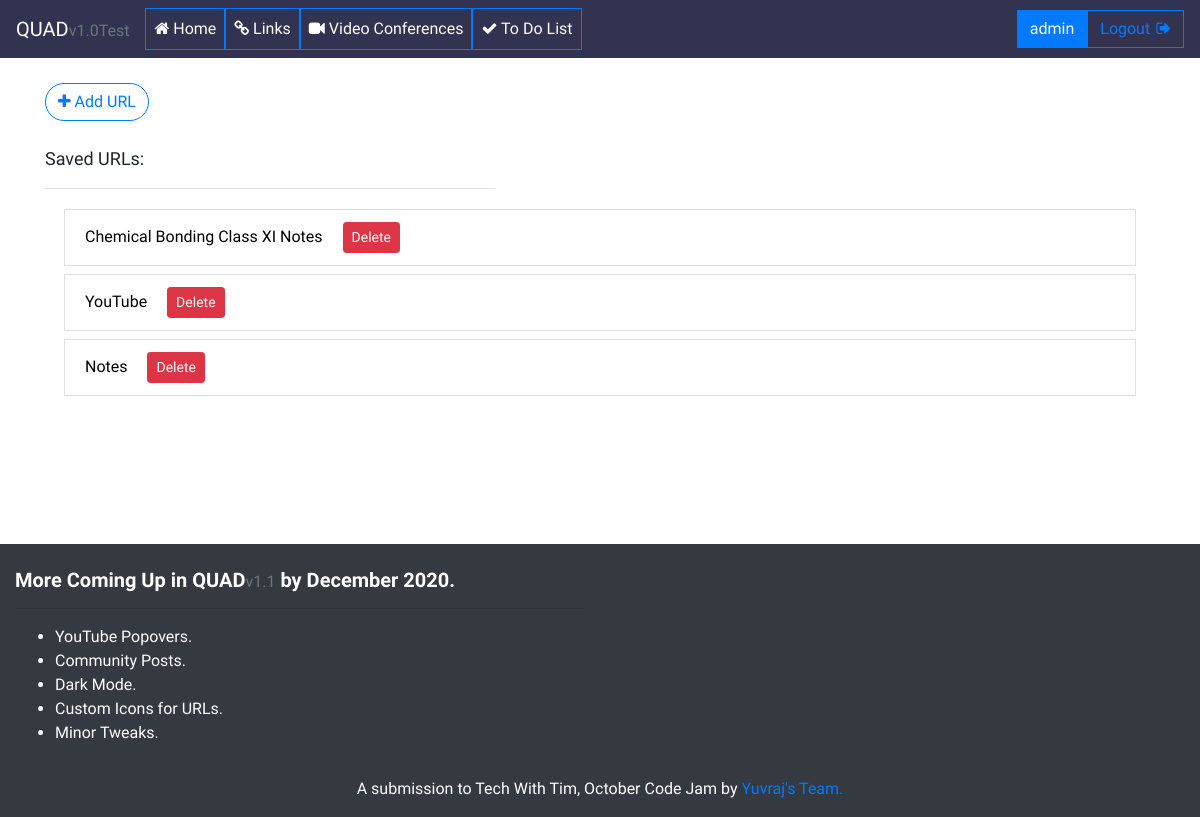
Page /links/ (signed in) on the committed database.
### mainapp/models.py (models this page shows, shortened)
class Links(models.Model):
    name = models.CharField(max_length=256)
    link = models.URLField()
    author = models.ForeignKey(User, on_delete=models.CASCADE)

### mainapp/views.py (the view)
# urls.py: path('links/', views.LinksView, name='links'),
def LinksView(request):
    links = Links.objects.all()
    form = LinkForm()
    if request.method == 'POST':
        form = LinkForm(request.POST)
        if form.is_valid():
            form.save()
            return redirect('/links')
    context = {'form': form, 'links': links}
    return render(request, 'links.html', context)

### mainapp/templates/links.html (shortened to what this page needs)
{% extends 'base.html' %}
{% block container %}
{% if user.is_authenticated %}
<div class="linkform">
    <button type="button" class="btn btn-outline-primary addlink" data-toggle="modal" data-target="#exampleModal">
        <i class="fa fa-plus" aria-hidden="true"></i> Add URL
    </button>
    <br><br>
</div>
{% if links %}
<p class="savedlinks">Saved URLs: </p>
<hr width="450px" align="left">
{% for link in links %}
{% if user.id == link.author.id %}
<div class="linklist">
    <div class="col">
        <div class="list-group-item list-group-item-action list-group" id="list-tab" role="tablist">
            <a class="link" id="list-settings-list" style="text-decoration: none;color:black" href="{{ link.link }}"
                target="blank" role="tab" aria-controls="settings">{{ link.name }}</a>
            <span style="padding-left: 16px;"><a class="btn btn-sm btn-danger" style="max-width: 80px;"
                    href="{% url 'delete_link' link.id %}">Delete</a>
            </span>
        </div>
    </div>
</div>
{% endif %}
{% endfor %}
<br><br><br>
{% else %}
<p class="savedlinks" style="font-size: xx-large;">You've not saved any URL yet <span
        style="font-size: larger;">:(</span></p>
<hr>
<p class="savedlinks" style="font-size: larger;"> Add a URL by clicking the "Add URL" button</p>
{% endif %}
{% endif %}
{% endblock %}

### mainapp/templates/base.html (shortened to what this page needs)
<!doctype html>
<html lang="en">
<head>
    <link rel="stylesheet" href="https://cdn.jsdelivr.net/npm/bootstrap@4.5.3/dist/css/bootstrap.min.css"
>
    <link rel="stylesheet" href="https://stackpath.bootstrapcdn.com/font-awesome/4.7.0/css/font-awesome.min.css">
</head>
<body>
    <nav class="navbar navbar-expand-lg navbar-dark sticky-top" style="background-color: #313351;">
        <a class="navbar-brand" href="{% url 'home' %}"><strong>QUAD</strong><small class="text-muted">v1.0Test</small></a>
        <div class="collapse navbar-collapse" id="navbarSupportedContent">
            <ul class="navbar-nav mr-auto">
                <li class="nav-item active">
                    <a class="nav-link btn btn-outline-primary" href="{% url 'home' %}"><i class="fa fa-home"
                            aria-hidden="true"></i>
                        Home</a>
                </li>
                <li class="nav-item active">
                    <a class="nav-link btn btn-outline-primary" href="{% url 'links' %}"><i class="fa fa-link"
                            aria-hidden="true"></i>
                        Links</a>
                </li>
                <li class="nav-item active">
                    <a class="nav-link btn btn-outline-primary" href="{% url 'videoconf' %}"><i
                            class="fa fa-video-camera" aria-hidden="true"></i>
                        Video Conferences</a>
                </li>
                <li class="nav-item active">
                    <a class="nav-link btn btn-outline-primary" href="{% url 'todo' %}"><i class="fa fa-check"
                            aria-hidden="true"></i>
                        To Do List</a>
                </li>
            </ul><br>
            {% if user.is_authenticated %}
            <span class="btn btn-primary">{{ user.username }}
            </span>
            <a href="{% url 'logout'%}">
                <button class="btn btn-outline-primary my-2 my-sm-0" type="submit">
                    Logout
                    <i class="fa fa-sign-out" style="padding-left: 2px;" aria-hidden="true"></i>
                </button>
            </a>
            {% endif %}
    </nav>
    <div class="container">
        {% block container %}
        {% endblock %}
    </div>
    <br><br><br>
    <footer class="page-footer font-small bg-dark pt-4" style="color:white">
        <div class="container-fluid text-center text-md-left">
            <div class="row">
                <div class="col-md-6 mt-md-0 mt-3">
                    <h5 class="text"><strong>More Coming Up in QUAD<small class="text-muted">v1.1</small> by
                            December 2020.</strong>
                    </h5>
                    <hr>
                    <p>
                    <ul>
                        <li>YouTube Popovers.</li>
                        <li>Community Posts.</li>
                        <li>Dark Mode.</li>
                        <li>Custom Icons for URLs.</li>
                        <li>Minor Tweaks.</li>
                    </ul>
                    </p>
                </div>
            </div>
        </div>
        <div class="footer-copyright text-center py-3">A submission to Tech With Tim, October Code Jam by <a
                href='https://twtcodejam.net/timathon/team/220/'>Yuvraj's Team.</a>
        </div>
    </footer>
</body>
</html>

### mainapp/templates/base.html (style rules this page uses)
body { font-weight: lighter; scroll-behavior: auto; font-family: 'Work Sans'; }
nav .nav-item a, nav .btn { border-radius: 0%; }
.savedlinks { font-weight: lighter; font-size: large; }
.linkform { padding-top: 25px; }
.linklist { padding: 4px; width: 100%; }
.link { transition: all 0.2s ease-in-out 0s; }
.addlink { border-radius: 25px; }

### rows in the picture
Links: name "Chemical Bonding Class XI Notes"
Links: name "YouTube"
Links: name "Notes"

### other values in the picture
{{ user.username }} "admin"
